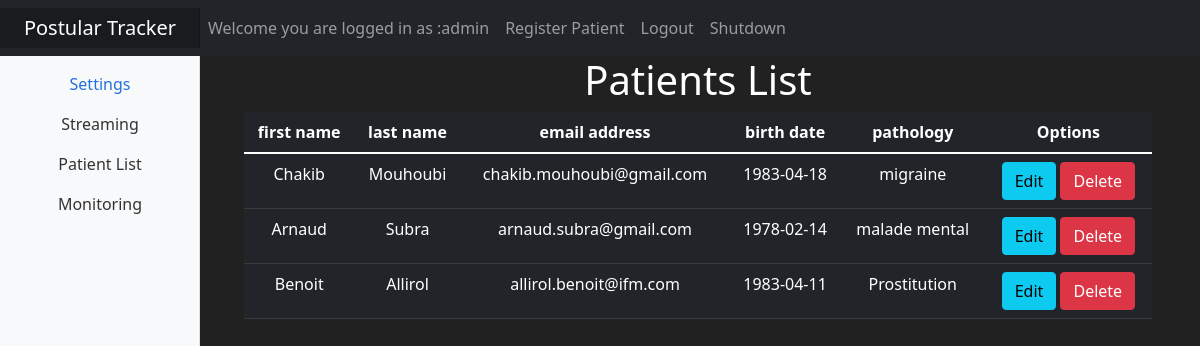
The page /patient_list (signed in) on the database its author committed.
### Tracker/models.py (models this page shows, shortened)
class User(db.Model, UserMixin):
    id =db.Column(db.Integer(),primary_key=True)
    username=db.Column(db.String(length=30), nullable=False,unique=True)
    email_address=db.Column(db.String(length=50),nullable=False,unique=True)
    password_hash=db.Column(db.String(length=128),nullable=False)
    settings=db.relationship('Settings',backref='owned_user',lazy=True)
    patient=db.relationship('Patient',backref='owned_user',lazy=True)
    @property
    def password(self):
        return self.password

class Patient(db.Model):
    id =db.Column(db.Integer(),primary_key=True)
    first_name=db.Column(db.String(length=30), nullable=False,unique=True)
    last_name=db.Column(db.String(length=30), nullable=False,unique=False)
    birthdate=db.Column(db.Text(),nullable=False,unique=False)  # TEXT as ISO8601 strings ("YYYY-MM-DD HH:MM:SS.SSS").
    email_address=db.Column(db.String(length=50),nullable=False,unique=True)
    pathology=db.Column(db.String(length=50),nullable=False,unique=False)
    creation_date=db.Column(db.DateTime ,default=datetime.datetime.utcnow)
    owner=db.Column(db.Integer() ,db.ForeignKey('user.id'))
    UniqueConstraint('first_name','last_name')

### Tracker/routes.py (the view)
@app.route('/patient_list', methods=['GET','POST'])
@login_required
def patient_page():
    EditPatient=forms.EditPatient(request.form)
    DeletePatient=forms.DeletePatient(request.form)
    Patient_Form=forms.PatientForm(request.form)
    patients_list=Patient.query.filter_by(owner=current_user.id).all()
    if EditPatient.validate_on_submit():
        id_edit=request.form.get("Edit")
        print(id_edit)
        patient_to_edit=Patient.query.filter_by(id=id_edit).first()
        patient_to_edit.first_name=Patient_Form.first_name.data
        patient_to_edit.last_name=Patient_Form.last_name.data
        patient_to_edit.birth_date=Patient_Form.birth_date.data
        patient_to_edit.email_address=Patient_Form.email_address.data
        patient_to_edit.pathology=Patient_Form.pathology.data
        try:
            db.session.commit()
            flash(f'Success : Patient modified with sucess', category='success')
            updated_patient=Patient.query.filter_by(id=id_edit).first()
        except IntegrityError as e :
            flash(f'Issue updating patient in database :{e.orig.args}' , category='danger')
        return  render_template('patient.html', patients=patients_list, patient_form=Patient_Form,EditPatient=EditPatient,DeletePatient=DeletePatient)
    else :
        print(" I am here waiting for request other than POST")
    return  render_template('patient.html', patients=patients_list, patient_form=Patient_Form,EditPatient=EditPatient,DeletePatient=DeletePatient)

### Tracker/models.py (called while the page is built)
@login_manager.user_loader
def load_user(user_id):
    return User.query.get(int(user_id))

### Tracker/templates/patient.html (shortened to what this page needs)
{% extends 'base.html' %}
{% block content %}
<body class=" text-center">
    <div class="container">
        <h1> Patients List </h1>
        <table class="table table-hover table-dark">
                <thead>
                    <tr>
                        <th scope="col">first name</th>
                        <th scope="col">last name</th>
                        <th scope="col">email address</th>
                        <th scope="col">birth date</th>
                        <th scope="col">pathology</th>
                        <th scope="col">Options</th>
                    </tr>
                </thead>
            <tbody>
                    {% for item in patients %}
                        <tr>
                            <td> {{item.first_name}}</td>
                            <td> {{item.last_name}}</td>
                            <td> {{item.email_address}}</td>
                            <td> {{item.birthdate}}</td>
                            <td>{{item.pathology}}</td>
                            <td>
                            <button class="btn btn-outline btn-info" data-toggle="modal" data-target="#Modal-Edit{{ item.id }}"> Edit </button>
                            <button class="btn btn-outline btn-danger" data-toggle="modal" data-target="#Modal-Delete{{ item.id }}"> Delete </button>
                            </td>
                        </tr>
                    {% endfor %}
            </tbody>
        </table>
    </div>
</body>
{% endblock %}

### Tracker/templates/base.html (shortened to what this page needs)
<!doctype html>
<html lang="en">
   <head>
      <link href="..\static\css\dashboard.css" rel="stylesheet">
      <link href="https://cdn.jsdelivr.net/npm/bootstrap@5.1.3/dist/css/bootstrap.min.css" rel="stylesheet">
    <head>
    <body>
            <header class="navbar navbar-expand-lg sticky-top navbar-dark bg-dark">
                <a class="navbar-brand col-md-3 col-lg-2 me-0 px-3" href="#">Postular Tracker</a>
                <div class="navbar-nav">
                    {%if current_user.is_authenticated %}
                                    <ul class="nav justify-content-end">
                                        <li class="nav-item">
                                            <a class="nav-link"> Welcome you are logged in as :{{current_user.username }}</a>
                                        </li>
                                        <li class="nav-item">
                                            <a class="nav-link" href="{{ url_for('patient_register_page') }}"> Register Patient</a>
                                        </li>
                                        <li class="nav-item">
                                            <a class="nav-link" href="{{ url_for('logout_page') }}">Logout</a>
                                        </li>
                                        <li class="nav-item">
                                            <a class="nav-link" href="{{ url_for('shutdown') }}">Shutdown</a>
                                        </li>
                                    </ul>
                    {% endif %}
                </div>
            </header>
            <div class="container-fluid">
                <div class="row">
                    <nav id="sidebarMenu" class="col-md-3 col-lg-2 d-md-block bg-light sidebar collapse">
                        <div class="position-sticky pt-3">
                            <ul class="nav flex-column">
                                <li class="nav-item">
                                    <a class="nav-link active" aria-current="page" href="{{url_for('settings_page')}}">
                                    Settings
                                    </a>
                                </li>
                                <li class="nav-item">
                                    <a class="nav-link" href="{{url_for('stream_page')}}">
                                    Streaming
                                    </a>
                                </li>
                                <li class="nav-item">
                                    <a class="nav-link" href="{{url_for('patient_page')}}">
                                    Patient List
                                    </a>
                                </li>
                                <li class="nav-item">
                                    <a class="nav-link" href="#">
                                    Monitoring
                                    </a>
                                </li>
                            </ul>
                        </div>
                    </nav>
                </div>
                <main class="col-md-9 ms-sm-auto col-lg-10 px-md-4">
                            {% block content %}
                            {% endblock %}
                </main>
            </div>
         </body>
      </html>
   </body>
</html>

### Tracker/static/css/dashboard.css (style rules this page uses)
body { font-size: .875rem; }
.sidebar { position: fixed; top: 0; bottom: 0; left: 0; z-index: 100; padding: 48px 0 0; box-shadow: inset -1px 0 0 rgba(0, 0, 0, .1); }
.sidebar .nav-link { font-weight: 500; color: #333; }
.sidebar .nav-link.active { color: #2470dc; }
.navbar-brand { padding-top: .75rem; padding-bottom: .75rem; font-size: 1rem; background-color: rgba(0, 0, 0, .25); box-shadow: inset -1px 0 0 rgba(0, 0, 0, .25); }

### Tracker/templates/base.html (style rules this page uses)
body { background-color: #212121; color: white }

### rows shown on the page
User: username "admin"
Patient: first_name "Chakib", last_name "Mouhoubi", email_address "chakib.mouhoubi@gmail.com", birthdate "1983-04-18", pathology "migraine"
Patient: first_name "Arnaud", last_name "Subra", email_address "arnaud.subra@gmail.com", birthdate "1978-02-14", pathology "malade mental"
Patient: first_name "Benoit", last_name "Allirol", email_address "allirol.benoit@ifm.com", birthdate "1983-04-11", pathology "Prostitution"
